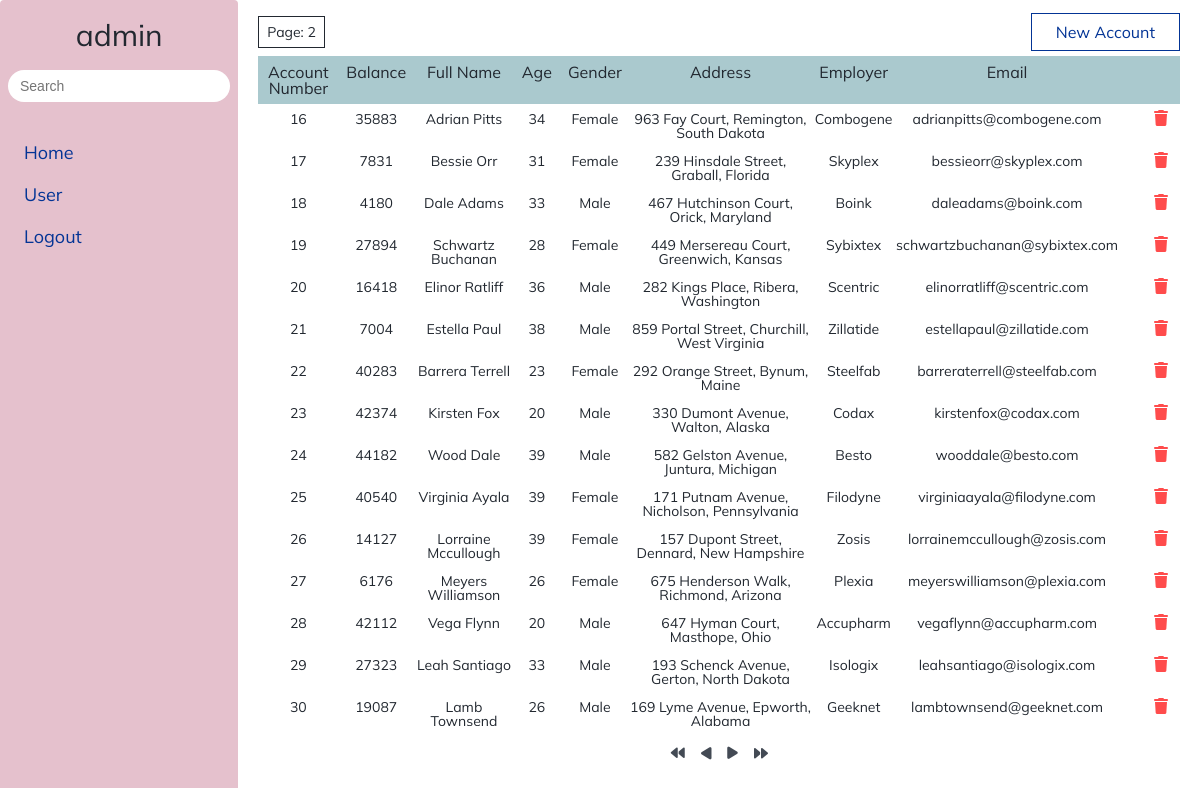
The page /index.php?page=2 (signed in) on the database its author committed.
### tables this page shows
CREATE TABLE IF NOT EXISTS `user` (
  `userID` int(11) NOT NULL AUTO_INCREMENT,
  `username` varchar(50) NOT NULL,
  `phone` varchar(20) NOT NULL,
  `email` char(50) NOT NULL,
  `password` char(100) NOT NULL,
  `country` varchar(30) NOT NULL,
  PRIMARY KEY (`userID`),
  UNIQUE KEY `email` (`email`)
);

CREATE TABLE IF NOT EXISTS `accounts` (
  `account_number` int(11) NOT NULL AUTO_INCREMENT,
  `balance` int(11) NOT NULL,
  `first_name` varchar(30) NOT NULL,
  `last_name` varchar(30) NOT NULL,
  `age` int(4) NOT NULL,
  `gender` char(5) NOT NULL,
  `address` text NOT NULL,
  `employer` varchar(30) NOT NULL,
  `email` text NOT NULL,
  `city` varchar(100) NOT NULL,
  `state` char(10) NOT NULL,
  PRIMARY KEY (`account_number`),
  KEY `state` (`state`)
);

### handle/role.php (called while the page is built)
<?php
include_once './config/Data.php';
function getRole($email)
{
  $db = new Data();
  $connect = $db->connect();
  $sql = "SELECT *  FROM user,user_role WHERE user.userID = user_role.userID AND user.email = '$email' and user_role.roleID = 0";
  $statement = $connect->prepare($sql);
  $statement->execute();
  $statement->fetchAll(PDO::FETCH_ASSOC);
  $role = $statement->rowCount();
  return $role > 0 ? true : false;
}
function getPermissions($email)
{
  $permission = array();
  $db = new Data();
  $connect = $db->connect();
  $sql = "SELECT permission.permissionType FROM user INNER JOIN user_role on (user.userID = user_role.userID) INNER JOIN roles on (user_role.roleID = roles.roles) INNER JOIN role_permission on (roles.roles = role_permission.roleID) INNER JOIN permission on (role_permission.permissionID = permission.permissionID) WHERE user.email = '$email';";
  $statement = $connect->prepare($sql);
  $statement->execute();
  $result = $statement->fetchAll(PDO::FETCH_ASSOC);
  foreach ($result as $row) {
    $permission[] = $row['permissionType'];
  }
  return $permission;
}
?>

### config/Data.php (the view, shortened to what this page needs)
<?php
class Database
{
  private $__host = 'localhost';
  private $__db_name = 'bank';
  private $__username = 'root';
  private $__password = '';
  function connect()
  {
    try {
      $this->__connection = new PDO('mysql:host=' . $this->__host . ';dbname=' . $this->__db_name, $this->__username, $this->__password);
      $this->__connection->setAttribute(PDO::ATTR_ERRMODE, PDO::ERRMODE_EXCEPTION);
      return $this->__connection;
    } catch (PDOException $e) {
      echo "Connection failed: " . $e->getMessage();
      $this->__connection = null;
    }
  }
}
class Data extends Database
{
  private $__start, $__rowPerPage, $__totalPages;
  public $permissions = array();
  function getPermissions()
  {
    $this->permissions = $_SESSION['permissions'];
  }
  function readData($data)
  {
    $str = '';
    $arr = array();
    $connect = $this->connect();
    $_SESSION['currentPage'] = $currentPage = 1;
    $start = 0;
    $rowPerPage = 15;
    $total = $this->__totalPages;
    if (isset($_GET['page'])) {
      $_SESSION['currentPage'] = $currentPage = $_GET['page'];
      $start = ($currentPage - 1) * $rowPerPage;
    }
    try {
      $statement = $connect->prepare($data);
      $statement->setFetchMode(PDO::FETCH_ASSOC);
      $statement->execute();
      $statement->fetchAll();
      $this->__totalPages = $statement->rowCount();
      $sql = $data . " ASC LIMIT $start, $rowPerPage ; ";
      $statement = $connect->prepare($sql);
      $statement->setFetchMode(PDO::FETCH_ASSOC);
      $statement->execute();
      $result = $statement->fetchAll();
      $account_number = 0;
      for ($i = 0; $i <= count($result) - 1; $i++) {
        $str .= "<tr>";
        foreach ($result[$i] as $key => $value) {
          if ($key == 'account_number') {
            $account_number = $value;
          }
          if ($key == 'gender') {
            $gender = $value == 'M' ? 'Male' : 'Female';
            $str .= " <td>" . $gender . "</td>";
          } else {
            $str .= " <td>" . $value . "</td>";
          }
        }
        foreach ($this->permissions as $permission) {
          if ($permission == 'update') {
            $str .= "<td><a href = '?page=$currentPage&account_number=$account_number' class = 'link-icon'>
            <i class='fi fi-sr-eye'></i></a></td>
            <td><a href = './handle/delete.php?page=$currentPage&account_number=$account_number' onclick = 'return showMessageDelete(this)' class = 'link-icon'>
            <i class='red-color fa-solid fa-trash'></i></a></td>";
            $str .= "</tr>";
            break;
          }
        }
      }
      $arr[] = $str;
      $arr[] = $this->__totalPages;
      return $arr;
    } catch (PDOException $e) {
      echo "Error: " . $e->getMessage();
    }
  }
  function Navigation($total)
  {
    $rowPerPage = 15;
    $_SESSION['pages'] = $pages = $total / $rowPerPage;
    $index = 1;
    if (isset($_GET['page'])) {
      $currentPage = $_GET['page'];
    }
  }
}
?>

### index.php (shortened to what this page needs)
<?php
include './config/Data.php';
$data = new Data();
include_once './handle/role.php';
include_once './handle/navigation.php';
$email = $_SESSION['account'];
$is_admin = getRole($email);
$permissions = getPermissions($email);
?>
<!DOCTYPE html>
<html lang="en">
<head>
  <link rel='stylesheet' href='https://cdn-uicons.flaticon.com/uicons-solid-rounded/css/uicons-solid-rounded.css'>
  <link rel="stylesheet" href="./assets/css/style.css">
</head>
<body>
  <div class="main">
    <?php include_once "./layout/navigation.php"; ?>
    <div class="grid">
      <div class="row">
        <div class="col-12-xl col-12-lg">
          <div class="content">
            <div class="content-header">
              <?php
              foreach ($permissions as $permission) {
                if ($permission == 'view') {
              ?>
              <div class="content-header-list">
                <p>Page: <?= isset($_GET['page']) ? $_GET['page'] : '1' ?>
                </p>
              </div>
              <?php
                  break;
                }
              }
              foreach ($permissions as $permission) {
                if ($permission == 'insert') {
              ?>
              <div class="content-header-insert">
                <a href="?addNew">new account</a>
              </div>
              <?php
                  break;
                }
              }
              ?>
            </div>
          </div>
          <div class="content-container">
            <?php
            foreach ($permissions as $permission) {
              if ($permission == 'view') {
            ?>
            <table class='content-container-table'>
              <thead>
                <th>account number</th>
                <th>balance</th>
                <th>full name</th>
                <th>age</th>
                <th>gender</th>
                <th>address</th>
                <th>employer</th>
                <th>email</th>
                <th></th>
                <th></th>
              </thead>
              <tbody class="content-container-table-body">
                <?php
                if (isset($_SESSION['account'])) {
                  if (empty(isset($_GET['data']))) {
                    $sql = "SELECT accounts.account_number,
                          balance,
                          CONCAT( first_name, ' ' ,last_name) AS fullName,
                          age,
                          gender,
                          CONCAT(address,', ',city,', ',state.name) AS address,
                          employer,
                          email
                          FROM `accounts`, `state`
                          WHERE accounts.state = state.state
                          ORDER BY `accounts`.`account_number`";
                    $result = $data->readData($sql);
                    echo ($result[0]);
                  } else {
                    include_once './handle/search.php';
                  }
                }
                ?>
              </tbody>
            </table>
            <?php
                break;
              }
            }
            ?>
          </div>
          <?php
          foreach ($permissions as $permission) {
            if ($permission == 'view') {
              $pages = ceil($_SESSION["pages"]);
              $currentPage = $_SESSION["currentPage"];
          ?>
          <div class="content-navigation">
            <a href="?page=1" class="content-navigation-button">
              <i class="fa-solid fa-backward"></i>
            </a>
            <a href="?page=<?php
              if (!isset($_GET['page']) || $_GET['page'] <= 1) {
                $_SESSION['currentPage'] = $currentPage = 1;
              } else {
                $_SESSION['currentPage'] = $currentPage = $_GET['page'] - 1;
              }
              echo $currentPage;
            ?>" class="content-navigation-button rotate">
              <i class="fa-solid fa-play"></i></a>
            <a href="?page=<?php
              if (!isset($_GET['page'])) {
                $_SESSION['currentPage'] = $currentPage = 2;
              } elseif ($_GET['page'] >= $pages) {
                $_SESSION['currentPage'] = $currentPage = $pages;
              } else {
                $_SESSION['currentPage'] = $currentPage = $_GET['page'] + 1;
              }
              echo $currentPage;
            ?>" class="content-navigation-button"><i class="fa-solid fa-play"></i></a>
            <a href="?page=<?php echo ($pages) ?>" class="content-navigation-button rotate"><i
                class="fa-solid fa-backward"></i></a>
          </div>
          <?php
              break;
            }
          }
          ?>
        </div>
      </div>
    </div>
  </div>
</body>
</html>

### layout/navigation.php
<div class="navigation">
  <h2 class="h2-heading">
    <?php
    $sql = "select username from user where email = '" . $_SESSION['account'] . "'";
    $statement = $connect->prepare($sql);
    $statement->execute();
    $result = $statement->fetch();
    echo $result[0];
    ?>
  </h2>
  <div class="navigation-search">
    <?php
    preg_match('/index\.php/', $_SERVER['REQUEST_URI'], $match1);
    preg_match('/index\.php/', $_SERVER['PHP_SELF'], $match2);
    if ($match1 || $match2) {
    ?>
    <form action="<?php $_SERVER['PHP_SELF'] ?>" method='get' class="navigation-search-form">
      <input type="text" class="navigation-search-input" name="input-search" placeholder="Search"
        onkeyup="liveSearch(this.value)">
    </form>
    <?php
    }
    ?>
  </div>
  <ul class="navigation-list">
    <li class='navigation-list-item'>
      <a href='index.php' class='navigation-list-item-link'>Home</a>
    </li>
    <?php if ($is_admin) {
      echo " <li class='navigation-list-item'>
          <a href='user.php' class='navigation-list-item-link'>User</a></li>";
    } ?>
    <li class="navigation-list-item">
      <a href="./handle/logout.php" class="navigation-list-item-link" onclick="return logout(this)">logout</a>
    </li>
  </ul>
</div>

### assets/css/style.css (style rules this page uses)
.grid { width: 100%; max-width: 1200px; margin: 0 auto; padding: 0 20px; box-sizing: border-box; }
.row { display: flex; flex-flow: row wrap; }
@media (min-width: 960px) and (max-width: 1200px) { .col-12-lg { box-sizing: border-box; flex-grow: 0; width: 100%; } }
@media (min-width: 1200px) { .col-12-xl { box-sizing: border-box; flex-grow: 0; width: 100%; } }
html, body, div, span, applet, object, iframe, h1, h2, h3, h4, h5, h6, p, blockquote, pre, a, abbr, acronym, address, big, cite, code, del, dfn, em, img, ins, kbd, q, s, samp, small, strike, strong, sub, sup, tt, var, b, u, i, center, dl, dt, dd, ol, ul, li, fieldset, form, label, legend, table, caption, tbody, tfoot, thead, tr, th, td, article, aside, canvas, details, embed, figure, figcaption, footer, header, hgroup, menu, nav, output, ruby, section, summary, time, mark, audio, video { margin: 0; padding: 0; border: 0; font-size: 100%; font: inherit; vertical-align: baseline; }
body { line-height: 1; }
ol, ul { list-style: none; }
table { border-collapse: collapse; border-spacing: 0; }
html { font-size: 62.5%; font-family: Mulish; }
body { box-sizing: border-box; color: #222830; }
* { box-sizing: inherit; }
.h2-heading { font-size: 3rem; font-family: "Mulish"; }
.navigation { padding: 2rem 0; width: 300px; height: 100vh; background: #e5c1cd; display: flex; flex-direction: column; align-items: center; border-radius: 4px; }
.navigation-list { width: 100%; padding: 3rem 0 0 16px; }
.navigation-list-item { display: block; font-size: 1.8rem; position: relative; border-radius: 24px; }
.navigation-list-item-link { padding: 12px 8px; text-decoration: none; display: block; text-transform: capitalize; color: #033495; }
.navigation-search { margin-top: 2rem; width: 100%; padding: 0 8px; }
.navigation-search-form { display: flex; }
.navigation-search-input { border: none; outline: none; padding: 8px 12px; border-radius: 16px; font-size: 1.4rem; flex: 1; }
.main { width: 100%; height: 100%; display: flex; }
.main .content { margin-top: 16px; }
.main .content-header { display: flex; justify-content: space-between; align-items: center; padding: 0 0 8px; }
.main .content-header-insert a { text-decoration: none; font-size: 1.6rem; color: #033495; padding: 8px 24px; border: 1px solid #033495; text-transform: capitalize; }
.main .content-header-list { position: relative; font-size: 1.4rem; display: inline-block; padding: 8px; border: solid 1px; }
.main .content-container { max-height: 80vh; overflow: auto; width: 100%; }
.main .content-container-table { width: 100%; }
.main .content-container-table th { text-transform: capitalize; margin: 1rem 8px; font-size: 1.6rem; background-color: #aac9ce; padding: 8px; }
.main .content-container-table tr { text-align: center; }
.main .content-container-table tr td { padding: 6px 0; font-size: 1.4rem; font-weight: 400; }
.main .content-container-table tr td:first-child { width: 80px; }
.main .content-navigation { text-align: center; margin-top: 2rem; display: flex; flex-direction: row; justify-content: center; }
.main .content-navigation-button { font-size: 1.4rem; text-decoration: none; margin: 0 8px; color: #434a54; }
.main .content-navigation-button.rotate { transform: rotate(180deg); }
.link-icon { text-decoration: none; display: inline-block; font-size: 1.6rem; color: #033495; margin: 0 12px; }
.link-icon .red-color { color: red; opacity: 0.7; }

### rows shown on the page
user: username "admin"
accounts: account_number "16", balance "35883", age "34", gender "Female", employer "Combogene", email "adrianpitts@combogene.com"
accounts: account_number "17", balance "7831", age "31", gender "Female", employer "Skyplex", email "bessieorr@skyplex.com"
accounts: account_number "18", balance "4180", age "33", gender "Male", employer "Boink", email "daleadams@boink.com"
accounts: account_number "19", balance "27894", age "28", gender "Female", employer "Sybixtex", email "schwartzbuchanan@sybixtex.com"
accounts: account_number "20", balance "16418", age "36", gender "Male", employer "Scentric", email "elinorratliff@scentric.com"
accounts: account_number "21", balance "7004", age "38", gender "Male", employer "Zillatide", email "estellapaul@zillatide.com"
accounts: account_number "22", balance "40283", age "23", gender "Female", employer "Steelfab", email "barreraterrell@steelfab.com"
accounts: account_number "23", balance "42374", age "20", gender "Male", employer "Codax", email "kirstenfox@codax.com"
accounts: account_number "24", balance "44182", age "39", gender "Male", employer "Besto", email "wooddale@besto.com"
accounts: account_number "25", balance "40540", age "39", gender "Female", employer "Filodyne", email "virginiaayala@filodyne.com"
accounts: account_number "26", balance "14127", age "39", gender "Female", employer "Zosis", email "lorrainemccullough@zosis.com"
accounts: account_number "27", balance "6176", age "26", gender "Female", employer "Plexia", email "meyerswilliamson@plexia.com"
accounts: account_number "28", balance "42112", age "20", gender "Male", employer "Accupharm", email "vegaflynn@accupharm.com"
accounts: account_number "29", balance "27323", age "33", gender "Male", employer "Isologix", email "leahsantiago@isologix.com"
accounts: account_number "30", balance "19087", age "26", gender "Male", employer "Geeknet", email "lambtownsend@geeknet.com"

### other values the page prints
$value "Adrian Pitts"
$value "963 Fay Court, Remington, South Dakota"
$value "Bessie Orr"
$value "239 Hinsdale Street, Graball, Florida"
$value "Dale Adams"
$value "467 Hutchinson Court, Orick, Maryland"
$value "Schwartz Buchanan"
$value "449 Mersereau Court, Greenwich, Kansas"
$value "Elinor Ratliff"
$value "282 Kings Place, Ribera, Washington"
$value "Estella Paul"
$value "859 Portal Street, Churchill, West Virginia"
$value "Barrera Terrell"
$value "292 Orange Street, Bynum, Maine"
$value "Kirsten Fox"
